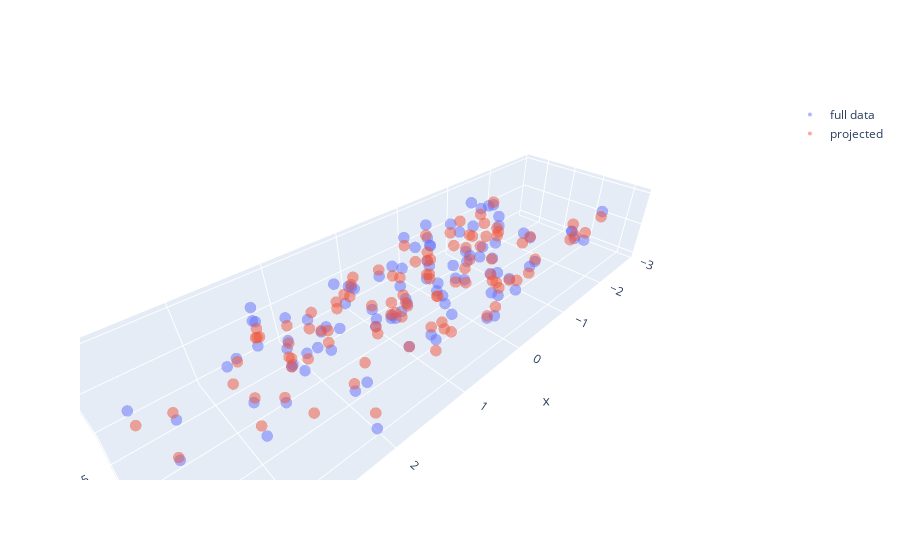

Here is the notebook cell this chart was saved with:
### Markdown cell above
...Nada.  The 2nd method will be faster computationally though, because it doesn't calculate stuff you're going to throw away. 

One more comparison between the two methods.
Let's take a look at the "full" dataset (in blue) vs. the projected dataset (in red):

### Code cell
fig = go.Figure(data=[(go.Scatter3d(x=new_data_all[:,0], y=new_data_all[:,1], z=new_data_all[:,2],
        mode='markers', marker=dict(size=4,opacity=0.5), name="full data" ))])
fig.add_trace(go.Scatter3d(x=new_data_proj[:,0], y=new_data_proj[:,1], z=new_data_proj[:,0]*0,
        mode='markers', marker=dict(size=4,opacity=0.5), name="projected" ) )
fig.update_layout(scene_aspectmode='data')
fig.show()
